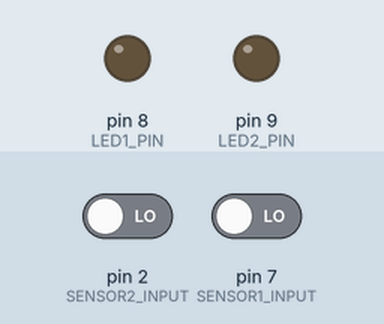
This sketch was run on a simulated Arduino Uno, built with avr-gcc and run on an emulated ATmega328P. On the bench: output pins drawn as LEDs (lit = HIGH). The inputs (shaded band) are chosen by the test bench; at power-on: pin 7 (SENSOR1_INPUT) LOW, pin 2 (SENSOR2_INPUT) LOW.

Above: at 2.8 s.
2.9 s: pin 7 (SENSOR1_INPUT) driven HIGH
At 3.7 s:
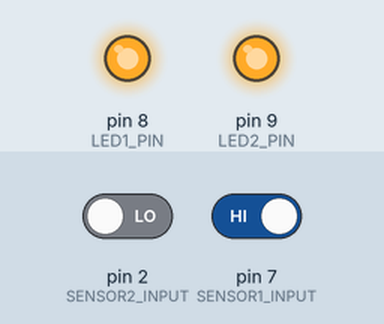
4.5 s: pin 2 (SENSOR2_INPUT) driven HIGH
At 5.3 s:
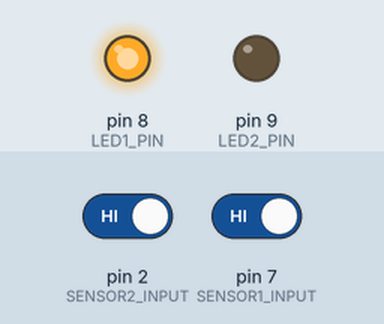
6.5 s: pin 2 (SENSOR2_INPUT) driven LOW
At 8.0 s:
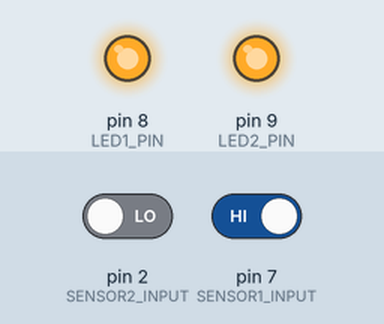
8.5 s: pin 7 (SENSOR1_INPUT) driven LOW
At 9.5 s:
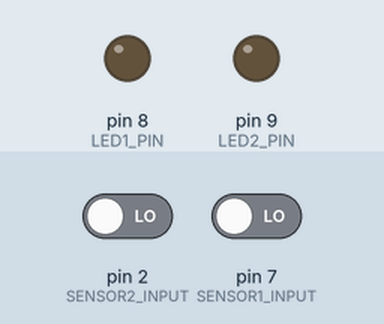
Timing chart, 0 to 11.5 s (numbered marks = the images above; inputs shaded):
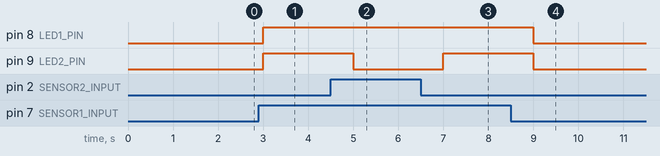

Measured:
- after the input at 2.9 s, pin 8 (LED1_PIN), pin 9 (LED2_PIN): LOW → HIGH after 0.10 s
- after the input at 4.5 s, pin 9 (LED2_PIN): HIGH → LOW after 0.50 s
- after the input at 6.5 s, pin 9 (LED2_PIN): LOW → HIGH after 0.50 s
- after the input at 8.5 s, pin 8 (LED1_PIN), pin 9 (LED2_PIN): HIGH → LOW after 0.50 s

The sketch:

main.ino
```cpp
#define EMPTY 0
#define HALF 1
#define FULL 2

#define LED1_PIN 8
#define LED2_PIN 9
#define SENSOR1_INPUT 7
#define SENSOR2_INPUT 2

int mapInputToState(int input1, int input2) {
  if (input1 == 1 && input2 == 0) return FULL;
  if (input1 == 1 && input2 == 1) return HALF;
  if (input1 == 0 && input2 == 1) return EMPTY;
  return EMPTY;
}

void mapStateToOutput(int state) {
  switch (state) {
    case EMPTY:
      digitalWrite(LED1_PIN, LOW);
      digitalWrite(LED2_PIN, LOW);
      return;
    case HALF:
      digitalWrite(LED1_PIN, HIGH);
      digitalWrite(LED2_PIN, LOW);
      return;
    case FULL:
      digitalWrite(LED1_PIN, HIGH);
      digitalWrite(LED2_PIN, HIGH);
      return;
    default:
      digitalWrite(LED1_PIN, LOW);
      digitalWrite(LED2_PIN, LOW);
      return;
  }
}

void setup() {
  Serial.begin(9600);
  pinMode(LED1_PIN, OUTPUT);
  pinMode(LED2_PIN, OUTPUT);
  pinMode(SENSOR1_INPUT, INPUT);
  pinMode(SENSOR2_INPUT, INPUT);
}

void loop() {
  int sensor1 = digitalRead(SENSOR1_INPUT);
  int sensor2 = digitalRead(SENSOR2_INPUT);
  int state = mapInputToState(sensor1, sensor2);
  mapStateToOutput(state);
  delay(1000);
}
```
